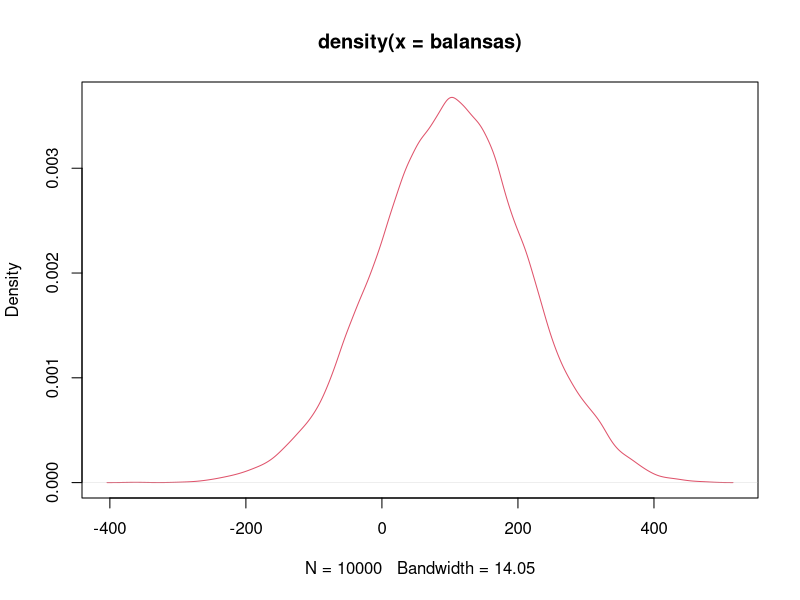

Reproduce this figure in R.
## ---- chunk 1
knitr::opts_chunk$set(echo = TRUE)
## ---- chunk 2
n=10^4
balansas <- replicate(n, sum(sample(c(12, -10), 100, replace = TRUE)))
prob <-sum((balansas<0)==FALSE)/n
prob
## ---- chunk 3
x=quantile(balansas, probs=c(0.025, 0.975))
x
## ---- chunk 4
plot(density(balansas), col=2)
